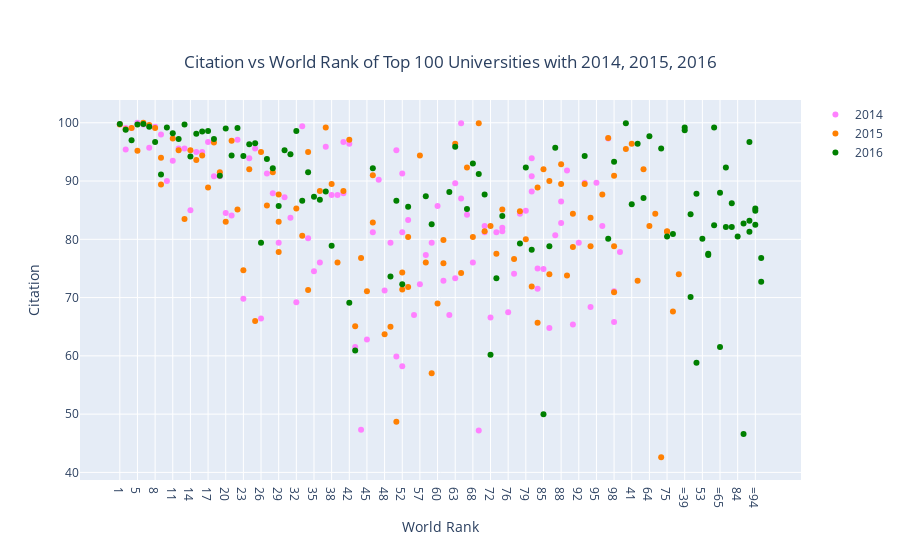

This figure's notebook cell:
### Code cell
trace1 = go.Scatter(x = df2014.world_rank,
                   y = df2014.citations,
                   mode = "markers",
                   name = "2014",
                   marker = dict(color = "rgb(255, 128, 255)"),
                   text = df2014.university_name)

trace2 = go.Scatter(x = df2015.world_rank,
                   y = df2015.citations,
                   mode = "markers",
                   name = "2015",
                   marker = dict(color = "rgb(255, 128, 2)"),
                   text = df2015.university_name)

trace3 = go.Scatter(x = df2016.world_rank,
                   y = df2016.citations,
                   mode = "markers",
                   name = "2016",
                   marker = dict(color = "green"),
                   text = df2016.university_name)

data = [trace1, trace2, trace3]

layout = dict(title = "Citation vs World Rank of Top 100 Universities with 2014, 2015, 2016", title_x = 0.5, title_y = 0.9,
             xaxis = dict(title = "World Rank"),
             yaxis = dict(title = "Citation"))

fig = dict(data = data, layout = layout)
iplot(fig)

### Figure 1 — Plotly figure (JSON) as saved in the notebook; plotly's stock layout.template omitted (floating-point values rounded to 4 significant figures)
{"data": [{"marker": {"color": "rgb(255, 128, 255)"}, "mode": "markers", "name": "2014", "text": ["California Institute of Technology", "Harvard University", "University of Oxford", "Stanford University", "Massachusetts Institute of Technology", "Princeton University", "University of Cambridge", "University of California, Berkeley", "University of Chicago", "Imperial College London", "Yale University", "University of California, Los Angeles", "Columbia University", "ETH Zurich – Swiss Federal Institute of Technology Zurich", "Johns Hopkins University", "University of Pennsylvania", "Duke University", "University of Michigan", "Cornell University", "University of Toronto", "University College London", "Northwestern University", "University of Tokyo", "Carnegie Mellon University", "University of Washington", "National University of Singapore", "University of Texas at Austin", "Georgia Institute of Technology", "University of Illinois at Urbana-Champaign", "University of Wisconsin-Madison", "University of British Columbia", "London School of Economics and Political Science", "University of California, Santa Barbara", "University of Melbourne", "McGill University", "Karolinska Institute", "École Polytechnique Fédérale de Lausanne", "King’s College London", "University of Edinburgh", "New York University", "University of California, San Diego", "Washington University in St Louis", "University of Hong Kong", "Seoul National University", "Peking University", "University of Minnesota", "University of North Carolina at Chapel Hill", "Australian National University", "Pennsylvania State University", "Boston University", "Tsinghua University", "Brown University", "Kyoto University", "University of California, Davis", "LMU Munich", "Korea Advanced Institute of Science and Technology (KAIST)", "Hong Kong University of Science and Technology", "University of Manchester", "Ohio State University", "Pohang University of Science and Technology", "KU Leuven", "Purdue University", "The University of Queensland", "University of Göttingen", "Rice University", "École Normale Supérieure", "Leiden University", "Heidelberg University", "Delft University of Technology", "University of Southern California", "École Polytechnique", "University of Sydney", "Erasmus University Rotterdam", "University of Basel", "Utrecht University", "Nanyang Technological University", "Wageningen University and Research Center", "University of Pittsburgh", "University of Bristol", "Durham University", "Emory University", "Tufts University", "Michigan State University", "University of Amsterdam", "Ghent University", "Free University of Berlin", "Technical University of Munich", "Case Western Reserve University", "Vanderbilt University", "University of Notre Dame", "Monash University", "McMaster University", "University of California, Irvine", "Humboldt University of Berlin", "University of Rochester", "Pierre and Marie Curie University", "University of Colorado Boulder", "Maastricht University", "University of Groningen", "University of Helsinki"], "type": "scatter", "x": ["1", "2", "2", "4", "5", "6", "7", "8", "9", "10", "11", "12", "13", "14", "15", "16", "17", "18", "19", "20", "21", "22", "23", "24", "25", "26", "27", "28", "29", "30", "31", "32", "33", "34", "35", "36", "37", "38", "39", "40", "40", "42", "43", "44", "45", "46", "47", "48", "49", "50", "50", "52", "52", "52", "55", "56", "57", "58", "59", "60", "61", "62", "63", "63", "65", "65", "67", "68", "69", "70", "70", "72", "73", "74", "74", "76", "77", "78", "79", "80", "80", "80", "83", "83", "85", "86", "87", "88", "88", "90", "91", "92", "93", "94", "95", "96", "97", "98", "98", "100"], "y": [99.8, 99.1, 95.4, 99.1, 100, 99.7, 95.7, 99.3, 98, 90, 93.5, 95.6, 95.6, 85, 95, 95, 96.7, 90.8, 90.8, 84.5, 84.1, 97.1, 69.8, 93.9, 95.6, 66.4, 91.3, 87.9, 79.4, 87.2, 83.7, 69.2, 99.4, 80.2, 74.5, 76, 95.9, 87.6, 87.6, 87.9, 96.7, 96.4, 61.5, 47.3, 62.8, 81.2, 90.2, 71.2, 79.4, 95.3, 59.9, 91.3, 58.2, 81.2, 83.3, 67, 72.3, 77.3, 79.4, 85.7, 72.9, 67, 73.3, 89.6, 99.9, 87, 84.2, 76, 47.2, 81.2, 82.3, 66.6, 81.2, 81.4, 82, 67.5, 74.1, 84.4, 84.9, 88.2, 90.8, 93.9, 71.5, 75, 74.9, 64.8, 80.7, 82.8, 86.5, 91.8, 65.4, 79.4, 89.7, 68.4, 89.7, 82.3, 97.3, 65.8, 71.1, 77.8]}, {"marker": {"color": "rgb(255, 128, 2)"}, "mode": "markers", "name": "2015", "text": ["California Institute of Technology", "Harvard University", "University of Oxford", "Stanford University", "University of Cambridge", "Massachusetts Institute of Technology", "Princeton University", "University of California, Berkeley", "Imperial College London", "Yale University", "University of Chicago", "University of California, Los Angeles", "ETH Zurich – Swiss Federal Institute of Technology Zurich", "Columbia University", "Johns Hopkins University", "University of Pennsylvania", "University of Michigan", "Duke University", "Cornell University", "University of Toronto", "Northwestern University", "University College London", "University of Tokyo", "Carnegie Mellon University", "National University of Singapore", "University of Washington", "Georgia Institute of Technology", "University of Texas at Austin", "LMU Munich", "University of Illinois at Urbana-Champaign", "University of Wisconsin-Madison", "University of British Columbia", "University of Melbourne", "London School of Economics and Political Science", "École Polytechnique Fédérale de Lausanne", "University of Edinburgh", "University of California, Santa Barbara", "New York University", "McGill University", "King’s College London", "University of California, San Diego", "Washington University in St Louis", "University of Hong Kong", "Karolinska Institute", "Australian National University", "University of Minnesota", "University of North Carolina at Chapel Hill", "Peking University", "Tsinghua University", "Seoul National University", "Hong Kong University of Science and Technology", "Korea Advanced Institute of Science and Technology (KAIST)", "University of Manchester", "Brown University", "KU Leuven", "University of California, Davis", "Boston University", "Pennsylvania State University", "Kyoto University", "University of Sydney", "Nanyang Technological University", "École Polytechnique", "Scuola Normale Superiore di Pisa", "Leiden University", "The University of Queensland", "Pohang University of Science and Technology", "University of Göttingen", "Ohio State University", "Rice University", "Heidelberg University", "Delft University of Technology", "Erasmus University Rotterdam", "Wageningen University and Research Center", "University of Bristol", "University of Basel", "University of Southern California", "University of Amsterdam", "École Normale Supérieure", "Utrecht University", "Humboldt University of Berlin", "Free University of Berlin", "Michigan State University", "Durham University", "Monash University", "Middle East Technical University", "University of Arizona", "University of Notre Dame", "Tufts University", "University of California, Irvine", "Ghent University", "University of Massachusetts", "University of Pittsburgh", "Emory University", "McMaster University", "University of Glasgow", "Vanderbilt University", "University of Colorado Boulder", "Stockholm University", "Technical University of Munich", "Uppsala University"], "type": "scatter", "x": ["1", "2", "3", "4", "5", "6", "7", "8", "9", "9", "11", "12", "13", "14", "15", "16", "17", "18", "19", "20", "21", "22", "23", "24", "25", "26", "27", "28", "29", "29", "29", "32", "33", "34", "34", "36", "37", "38", "39", "40", "41", "42", "43", "44", "45", "46", "46", "48", "49", "50", "51", "52", "52", "54", "55", "55", "57", "58", "59", "60", "61", "61", "63", "64", "65", "66", "67", "68", "69", "70", "71", "72", "73", "74", "75", "75", "77", "78", "79", "80", "81", "82", "83", "83", "85", "86", "86", "88", "88", "90", "91", "91", "93", "94", "94", "96", "97", "98", "98", "98"], "y": [99.7, 98.9, 95.5, 99.1, 95.2, 100, 99.6, 99.1, 89.4, 94, 97.3, 95.3, 83.5, 95.3, 93.6, 94.4, 88.9, 96.6, 91.5, 83, 96.9, 85.1, 74.7, 92, 66, 95, 85.8, 91.5, 83, 77.8, 87.7, 85.3, 80.6, 71.3, 95, 88.3, 99.2, 89.5, 76, 88.3, 96.4, 97.1, 65.1, 76.8, 71.1, 82.9, 91, 63.7, 65, 48.7, 72.9, 71.4, 74.3, 92, 71.8, 80.4, 94.4, 76, 57, 69, 75.9, 79.9, 96.4, 82.3, 74.2, 84.4, 92.3, 80.4, 99.9, 81.4, 42.6, 82.3, 77.5, 85.1, 81.4, 81.3, 76.6, 84.8, 80, 71.9, 67.6, 74, 88.9, 65.7, 92, 74, 90, 92.9, 89.5, 73.8, 78.7, 84.4, 89.5, 78.8, 83.7, 87.7, 97.4, 90.9, 78.8, 70.9]}, {"marker": {"color": "green"}, "mode": "markers", "name": "2016", "text": ["California Institute of Technology", "University of Oxford", "Stanford University", "University of Cambridge", "Massachusetts Institute of Technology", "Harvard University", "Princeton University", "Imperial College London", "ETH Zurich – Swiss Federal Institute of Technology Zurich", "University of Chicago", "Johns Hopkins University", "Yale University", "University of California, Berkeley", "University College London", "Columbia University", "University of California, Los Angeles", "University of Pennsylvania", "Cornell University", "University of Toronto", "Duke University", "University of Michigan", "Carnegie Mellon University", "London School of Economics and Political Science", "University of Edinburgh", "Northwestern University", "National University of Singapore", "King’s College London", "Karolinska Institute", "LMU Munich", "New York University", "École Polytechnique Fédérale de Lausanne", "University of Washington", "University of Melbourne", "University of British Columbia", "KU Leuven", "University of Illinois at Urbana-Champaign", "Heidelberg University", "McGill University", "University of California, San Diego", "University of California, Santa Barbara", "Georgia Institute of Technology", "Peking University", "University of Tokyo", "University of California, Davis", "University of Hong Kong", "University of Texas at Austin", "Tsinghua University", "Wageningen University and Research Center", "Humboldt University of Berlin", "University of Wisconsin-Madison", "Brown University", "Australian National University", "Technical University of Munich", "École Normale Supérieure", "Nanyang Technological University", "University of Manchester", "University of Sydney", "University of Amsterdam", "Hong Kong University of Science and Technology", "The University of Queensland", "Washington University in St Louis", "Utrecht University", "University of North Carolina at Chapel Hill", "Boston University", "Delft University of Technology", "University of Minnesota", "Leiden University", "University of Southern California", "University of Bristol", "Durham University", "Erasmus University Rotterdam", "Free University of Berlin", "Monash University", "University of Groningen", "Pennsylvania State University", "University of Glasgow", "University of Helsinki", "University of Tübingen", "University of Pittsburgh", "University of Warwick", "Uppsala University", "University of Copenhagen", "University of New South Wales", "University of Freiburg", "Seoul National University", "University of St Andrews", "Vanderbilt University", "Kyoto University", "Maastricht University", "Emory University", "Lund University", "Ohio State University", "University of Exeter", "University of Bonn", "Georgetown University", "McMaster University", "University of Sheffield", "Queen Mary University of London", "University of Göttingen", "Michigan State University"], "type": "scatter", "x": ["1", "2", "3", "4", "5", "6", "7", "8", "9", "10", "11", "12", "13", "14", "15", "16", "17", "18", "19", "20", "21", "22", "23", "24", "25", "26", "27", "28", "29", "30", "31", "32", "33", "34", "35", "36", "37", "38", "=39", "=39", "41", "42", "43", "=44", "=44", "46", "=47", "=47", "49", "50", "51", "52", "53", "54", "55", "=56", "=56", "58", "59", "=60", "=60", "62", "63", "64", "=65", "=65", "67", "68", "69", "70", "71", "72", "73", "74", "75", "=76", "=76", "78", "79", "80", "81", "=82", "=82", "84", "85", "86", "87", "=88", "=88", "=90", "=90", "=90", "93", "=94", "=94", "=94", "97", "98", "=99", "=99"], "y": [99.8, 98.8, 99.9, 97, 99.7, 99.8, 99.3, 96.7, 91.1, 99.2, 98.2, 97.2, 99.7, 94.2, 98.1, 98.5, 98.6, 97.2, 90.9, 99, 94.4, 99.1, 94.3, 96.3, 96.5, 79.4, 93.8, 92.2, 85.7, 95.3, 94.6, 98.6, 86.6, 91.5, 87.3, 86.8, 88.2, 78.9, 98.7, 99.2, 86, 69.1, 60.9, 84.3, 70.1, 92.2, 58.8, 87.8, 73.6, 86.6, 96.4, 72.3, 80.1, 87.1, 85.6, 77.3, 77.5, 87.4, 82.6, 82.4, 99.2, 88.1, 95.9, 97.7, 61.5, 88, 85.2, 93, 91.2, 87.7, 95.6, 60.2, 73.3, 84, 80.5, 92.3, 82.1, 79.3, 92.3, 78.2, 80.9, 86.2, 82.1, 80.5, 50, 78.8, 95.7, 46.6, 82.7, 96.7, 81.3, 83.2, 94.3, 85.3, 82.5, 84.9, 80.1, 93.3, 72.7, 76.8]}], "layout": {"title": {"text": "Citation vs World Rank of Top 100 Universities with 2014, 2015, 2016", "x": 0.5, "y": 0.9}, "xaxis": {"title": {"text": "World Rank"}}, "yaxis": {"title": {"text": "Citation"}}}}
